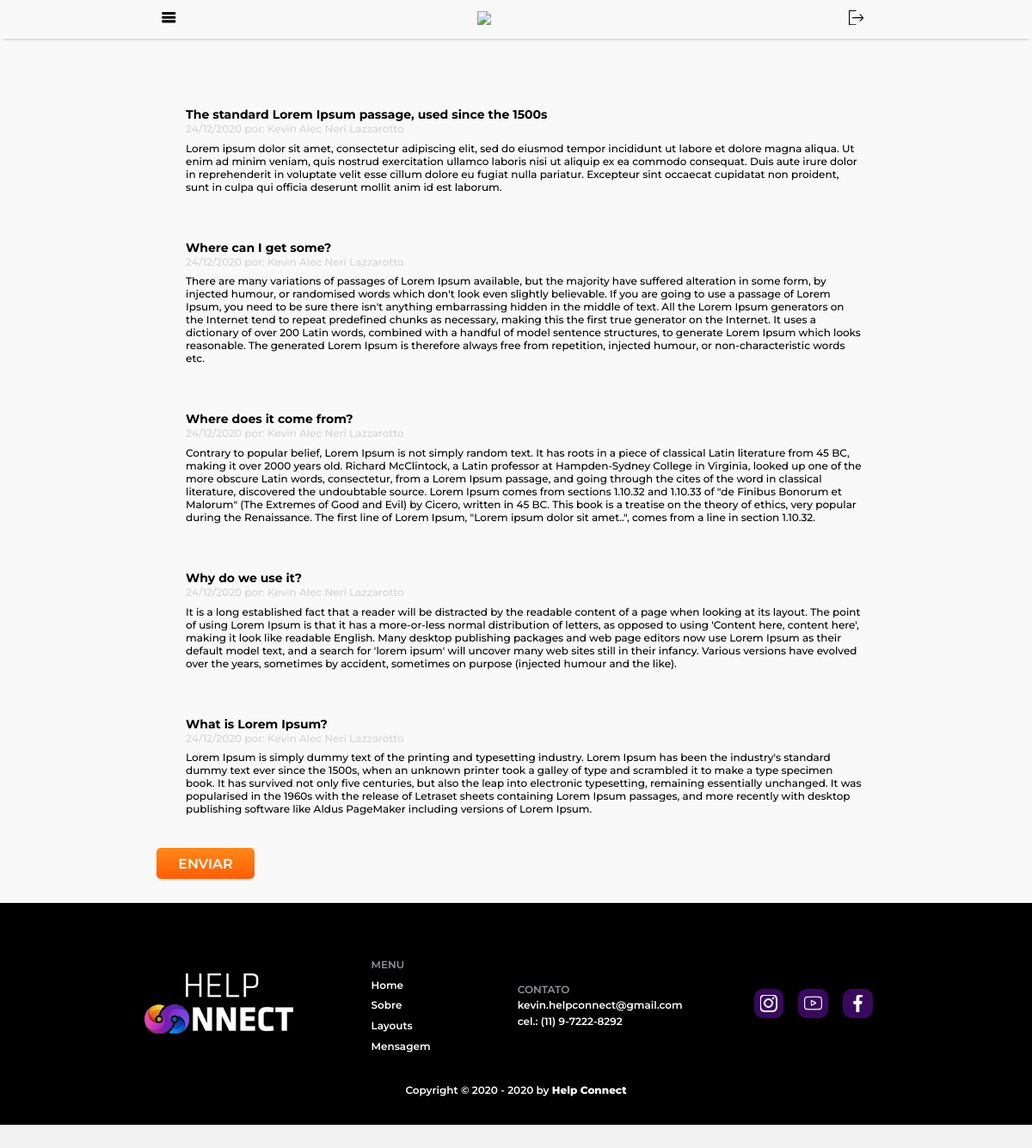
The page /posts/listar (signed in) on the database its author committed.
### tables this page shows
CREATE TABLE `tb_mensagem` (
  `id` int(11) NOT NULL,
  `usuario_id` int(11) NOT NULL,
  `titulo` varchar(255) NOT NULL,
  `texto` text NOT NULL,
  `email` varchar(255) NOT NULL,
  `criado_em` timestamp NOT NULL DEFAULT current_timestamp()
);

CREATE TABLE `tb_clientes` (
  `id` int(11) NOT NULL,
  `nome` varchar(255) NOT NULL,
  `email` varchar(255) NOT NULL,
  `senha` varchar(255) NOT NULL,
  `criado_em` timestamp NOT NULL DEFAULT current_timestamp()
);

### app/Controllers/Posts.php (called while the page is built, shortened)
<?php
class Posts extends Controller {
    public function __construct() {
        $this->postModel = $this->model('Post');
    }
    public function listar() {
        $dados = [
            'posts' => $this->postModel->listarPosts()
        ];
        $this->view('posts/index', $dados);
    }
}

### app/Libraries/Rota.php (called while the page is built, shortened)
<?php
class Rota {
    private $metodo = 'index';
    public function __construct() {
        $url = $this->url() ? $this->url() : [0];
        if(file_exists('../app/Controllers/'.ucwords($url[0]).'.php')):
            unset($url[0]);
        endif;
        $this->controlador = new $this->controlador;
        if(isset($url[1])):
            if(method_exists($this->controlador, $url[1])):
                $this->metodo = $url[1];
                unset($url[1]);
            endif;
        endif;
        $this->parametros = $url ? array_values($url) : [];
        call_user_func_array([$this->controlador, $this->metodo], $this->parametros);
    }
    private function url() {
        $url = filter_input(INPUT_GET, 'url', FILTER_SANITIZE_URL);
        if(isset($url)):
            $url = trim(rtrim($url, '/'));
            $url = explode('/', $url);
            return $url;
        endif;
    }
}

### app/Libraries/Database.php (called while the page is built, shortened)
<?php
class Database {
    private $host = 'localhost';
    private $usuario = 'root';
    private $senha = '';
    private $banco = 'mvc';
    private $porta = '3306';
    private $dbh;
    private $stmt;
    public function __construct() {
        $dsn = 'mysql:host='.$this->host.';port='.$this->porta.';dbname='.$this->banco;
        $opcoes = [
            PDO::ATTR_PERSISTENT => true,
            PDO::ATTR_ERRMODE => PDO::ERRMODE_EXCEPTION
        ];
        try {
            $this->dbh = new PDO($dsn, $this->usuario, $this->senha, $opcoes);
        } catch (PDOException $e) {
            print "Error!: " . $e->getMessage() . "<br/>";
            die();
        }
    }
    public function query($sql) {
        $this->stmt = $this->dbh->prepare($sql);
    }
    public function executa() {
        return $this->stmt->execute();
    }
    public function resultados() {
        $this->executa();
        return $this->stmt->fetchAll(PDO::FETCH_OBJ);
    }
}

### app/Models/Post.php (called while the page is built, shortened)
<?php
class Post {
    private $db;
    public function __construct() {
        $this->db = new Database();
    }
    public function listarPosts() {
        $this->db->query("SELECT *,
        tb_mensagem.id          as      postId,
        tb_mensagem.criado_em   as      postDataCadastro,
        tb_clientes.id          as      usuarioID,
        tb_clientes.criado_em   as      usuarioDataCadastro
        FROM tb_mensagem
        INNER JOIN tb_clientes ON
        tb_mensagem.usuario_id = tb_clientes.id
        ORDER BY tb_mensagem.id DESC
        ");
        return $this->db->resultados();
    }
}

### app/autoload.php (called while the page is built, shortened)
<?php
spl_autoload_register(function ($classe) {
    $diretorio = [
        'Libraries',
        'Helpers'
    ];
    foreach($diretorio as $diretorio):
        $arquivo = (__DIR__.DIRECTORY_SEPARATOR.$diretorio.DIRECTORY_SEPARATOR.$classe.'.php');
    endforeach;
});

### app/Helpers/FormatacaoData.php (called while the page is built, shortened)
<?php
class FormatacaoData {
    public static function conversorDia($dia) {
        if(isset($dia)):
            return date('d/m/Y', strtotime($dia));
        else:
            return false;
        endif;
    }
}

### app/Views/posts/index.php (the view, shortened to what this page needs)
<section>
    <div id="posts">
        <div id="mensagem">
            <?php foreach($dados['posts'] as $post): ?>
                <div id="post">
                    <div id="autorPost">
                        <h1><?= $post->titulo ?>
                            <p id="data">
                                <?= FormatacaoData::conversorDia($post->postDataCadastro) ?>
                                por: <?= $post->nome ?>
                            </p>
                            <p id="texto"><?= $post->texto ?></p>
                        </h1>
                    </div>
                </div>
            <?php endforeach ?>
            <div id="botao">
                <a href="<?=URL?>/posts/cadastrar">Enviar</a>
            </div>
        </div>
    </div>
</section>

### public/index.php (shortened to what this page needs)
<?php
include './../app/autoload.php';
?>
<!DOCTYPE html>
<html lang="pt-br">
<head>
    <link rel="stylesheet" href="<?=URL?>/public/css/style.css">
    <link rel="stylesheet" media="screen and (min-width: 768px) and (max-width: 1023px)" href="<?=URL?>/public/css/styleMax1023.css">
    <link rel="stylesheet" media="screen and (min-width: 361px) and (max-width: 767px)" href="<?=URL?>/public/css/styleMax767.css">
    <link rel="stylesheet" media="screen and (max-width: 360px)" href="<?=URL?>/public/css/styleMax360.css">
</head>
<body>
    <div id="container">
        <?php
            include '../app/Views/header.php';
            $rotas = new Rota();
            include '../app/Views/footer.php';
        ?>
    </div>
</body>
</html>

### app/Views/header.php (shortened to what this page needs)
<header>
    <div id="headerMenu">
        <div id="img">
        </div>
        <div id="logo">
            <img src="<?=URL?>/public/img/logoSite.png">
        </div>
        <div id="person">
            <?php if(isset($_SESSION['usuario_id'])): ?>
                <a href="<?=URL?>/usuarios/logout">
                </a>
            <?php endif; ?>
        </div>
    </div>
</header>

### app/Libraries/Controller.php (shortened to what this page needs)
<?php
class Controller {
    public function model($model) {
        return new $model;
    }
    public function view($view, $dados = []) {
        $arquivo = ('../app/Views/'.$view.'.php');
        if(file_exists($arquivo)):
            require_once $arquivo;
        else:
            die('O arquivo de view nao foi localizado');
        endif;
    }
}

### app/Views/footer.php
<footer>
    <div id="footer">
        <div id="logo">
            <img src="<?=URL?>/public/img/logoSiteWhite.png">
        </div>
        <div id="menuFooter">
            <p>Menu</p>
            <ul>
                <a href="<?=URL?>"><li>Home</li></a>
                <a href="<?=URL?>/paginas/sobre"><li>Sobre</li></a>
                <a href="#"><li>Layouts</li></a>
                <a href="<?=URL?>/posts/listar"><li>Mensagem</li></a>
            </ul>
        </div>
        <div id="contatoFooter">
            <p>Contato</p>
            <ul>
                <li>kevin.helpconnect@gmail.com</li>
                <li>cel.: (11) 9-7222-8292</li>
            </ul>
        </div>
        <div id="iconsFooter">
            <div id="icon">
                <img src="<?=URL?>/public/img/instagram.png">
            </div>
            <div id="icon">
                <img src="<?=URL?>/public/img/youtube.png">
            </div>
            <div id="icon">
                <img src="<?=URL?>/public/img/facebook.png">
            </div>
        </div>
    </div>
    <div id="copyright">
        <p>Copyright &copy 2020 - <?= date('Y') ?> by <b><?=APP_NOME?></b></p>
    </div>
</footer>

### rows shown on the page
tb_mensagem: titulo "The standard Lorem Ipsum passage, used since the 1500s", criado_em "24/12/2020", tb_clientes.nome "Kevin Alec Neri Lazzarotto", texto "Lorem ipsum dolor sit amet, consectetur adipiscing elit, sed do eiusmod tempor incididunt ut labore et dolore magna aliqua. Ut enim ad minim veniam, quis nostrud exercitation ullamco laboris nisi ut aliquip ex ea commodo consequat. Duis aute irure dolor in reprehenderit in voluptate velit esse cillum dolore eu fugiat nulla pariatur. Excepteur sint occaecat cupidatat non proident, sunt in culpa qui officia deserunt mollit anim id est laborum."
tb_mensagem: titulo "Where can I get some?", criado_em "24/12/2020", tb_clientes.nome "Kevin Alec Neri Lazzarotto", texto "There are many variations of passages of Lorem Ipsum available, but the majority have suffered alteration in some form, by injected humour, or randomised words which don't look even slightly believable. If you are going to use a passage of Lorem Ipsum, you need to be sure there isn't anything embarrassing hidden in the middle of text. All the Lorem Ipsum generators on the Internet tend to repeat predefined chunks as necessary, making this the first true generator on the Internet. It uses a dictionary of over 200 Latin words, combined with a handful of model sentence structures, to generate Lorem Ipsum which looks reasonable. The generated Lorem Ipsum is therefore always free from…"
tb_mensagem: titulo "Where does it come from?", criado_em "24/12/2020", tb_clientes.nome "Kevin Alec Neri Lazzarotto", texto "Contrary to popular belief, Lorem Ipsum is not simply random text. It has roots in a piece of classical Latin literature from 45 BC, making it over 2000 years old. Richard McClintock, a Latin professor at Hampden-Sydney College in Virginia, looked up one of the more obscure Latin words, consectetur, from a Lorem Ipsum passage, and going through the cites of the word in classical literature, discovered the undoubtable source. Lorem Ipsum comes from sections 1.10.32 and 1.10.33 of \"de Finibus Bonorum et Malorum\" (The Extremes of Good and Evil) by Cicero, written in 45 BC. This book is a treatise on the theory of ethics, very popular during the Renaissance. The first line of Lorem Ipsum,…"
tb_mensagem: titulo "Why do we use it?", criado_em "24/12/2020", tb_clientes.nome "Kevin Alec Neri Lazzarotto", texto "It is a long established fact that a reader will be distracted by the readable content of a page when looking at its layout. The point of using Lorem Ipsum is that it has a more-or-less normal distribution of letters, as opposed to using 'Content here, content here', making it look like readable English. Many desktop publishing packages and web page editors now use Lorem Ipsum as their default model text, and a search for 'lorem ipsum' will uncover many web sites still in their infancy. Various versions have evolved over the years, sometimes by accident, sometimes on purpose (injected humour and the like)."
tb_mensagem: titulo "What is Lorem Ipsum?", criado_em "24/12/2020", tb_clientes.nome "Kevin Alec Neri Lazzarotto", texto "Lorem Ipsum is simply dummy text of the printing and typesetting industry. Lorem Ipsum has been the industry's standard dummy text ever since the 1500s, when an unknown printer took a galley of type and scrambled it to make a type specimen book. It has survived not only five centuries, but also the leap into electronic typesetting, remaining essentially unchanged. It was popularised in the 1960s with the release of Letraset sheets containing Lorem Ipsum passages, and more recently with desktop publishing software like Aldus PageMaker including versions of Lorem Ipsum."

### other values the page prints
APP_NOME "Help Connect"
